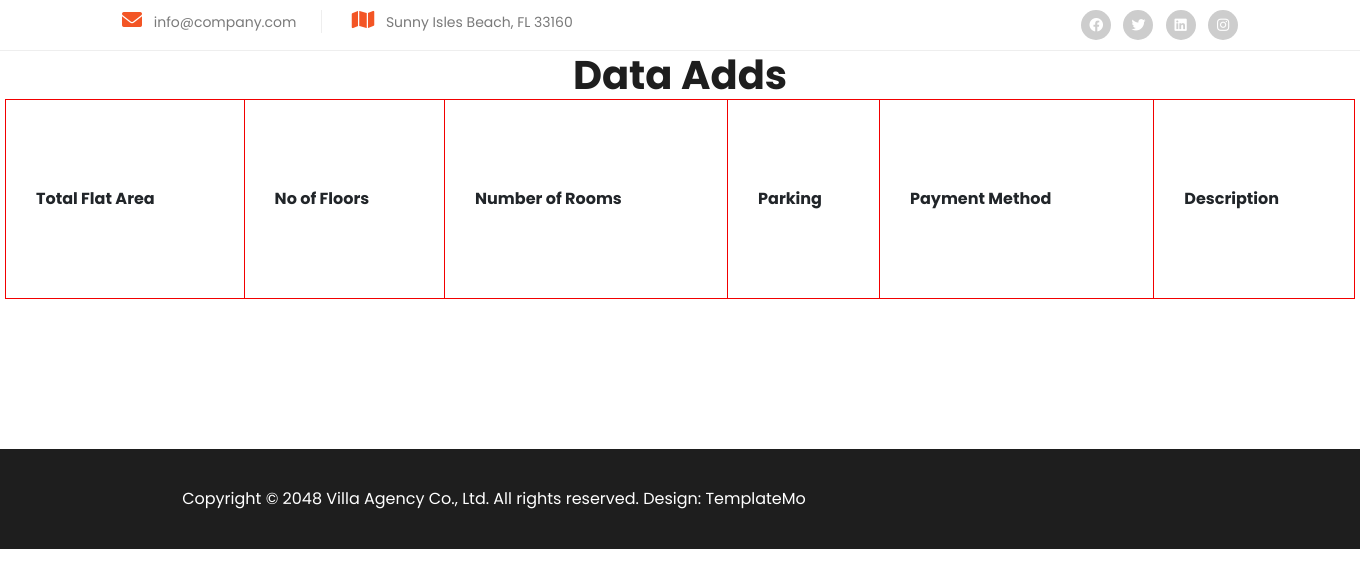
/views/, run on an earlier commit of the app's database.
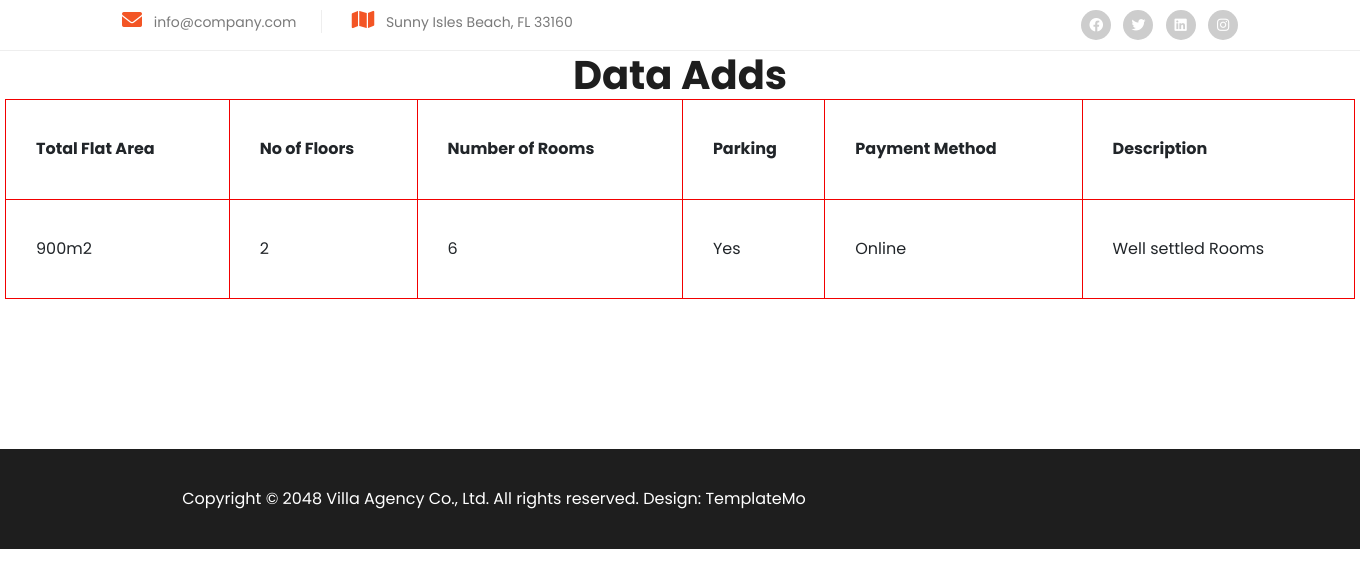
And on a later commit of the database.
### villapp/models.py (models this page shows, shortened)
class sdata(models.Model):
    t1=models.CharField(max_length=55)
    t2=models.CharField(max_length=55)
    t3=models.CharField(max_length=55)
    t4=models.CharField(max_length=55)
    t5=models.CharField(max_length=55)
    t6=models.ImageField(upload_to='images/')

### villapp/views.py (the view)
# urls.py: path('views/',views.admin_views_datas, name='views'),
def admin_views_datas(request):
    views=sdata.objects.all()
    return render(request, 'admin_data_view.html',{'userss':views})

### templates/admin_data_view.html (shortened to what this page needs)
{%load static%}
<!DOCTYPE html>
<html lang="en">
  <head>
    <link rel="stylesheet" href="{% static 'vendor/bootstrap/css/bootstrap.min.css' %}">
    <link rel="stylesheet" href="{% static 'css/fontawesome.css' %}">
    <link rel="stylesheet" href="{% static 'css/templatemo-villa-agency.css' %}">
    <link rel="stylesheet" href="{% static 'css/owl.css' %}">
    <link rel="stylesheet" href="{% static 'css/animate.css' %}">
    <link rel="stylesheet"href="https://unpkg.com/swiper@7/swiper-bundle.min.css"/>
  </head>
<body>
  <div class="sub-header">
    <div class="container">
      <div class="row">
        <div class="col-lg-8 col-md-8">
          <ul class="info">
            <li><i class="fa fa-envelope"></i> info@company.com</li>
            <li><i class="fa fa-map"></i> Sunny Isles Beach, FL 33160</li>
          </ul>
        </div>
        <div class="col-lg-4 col-md-4">
          <ul class="social-links">
            <li><a href="#"><i class="fab fa-facebook"></i></a></li>
            <li><a href="https://x.com/minthu" target="_blank"><i class="fab fa-twitter"></i></a></li>
            <li><a href="#"><i class="fab fa-linkedin"></i></a></li>
            <li><a href="#"><i class="fab fa-instagram"></i></a></li>
          </ul>
        </div>
      </div>
    </div>
  </div>
  <center>
    <h1>Data Adds</h1>
<table style="width:1350px ; height: 200px;">
    <th>Total Flat Area</th>
    <th>No of Floors</th>
    <th>Number of Rooms</th>
    <th>Parking</th>
    <th>Payment Method</th>
    <th>Description</th>
    {% for obj in userss %}
    <tr>
        <td>{{obj.t1}}</td>
        <td>{{obj.t2}}</td>
        <td>{{obj.t3}}</td>
        <td>{{obj.t4}}</td>
        <td>{{obj.t5}}</td>
        <td>{{obj.t6}}</td>
    </tr>
    {% endfor %}
</table>
</center>
  <footer>
    <div class="container">
      <div class="col-lg-8">
        <p>Copyright © 2048 Villa Agency Co., Ltd. All rights reserved.
        Design: <a rel="nofollow" href="https://templatemo.com" target="_blank">TemplateMo</a></p>
      </div>
    </div>
  </footer>
  </body>
</html>

What changed in the data, as far as the page shows it:
added sdata: t1 "900m2", t2 "2", t3 "6", t4 "Yes", t5 "Online", t6 "Well settled Rooms"
